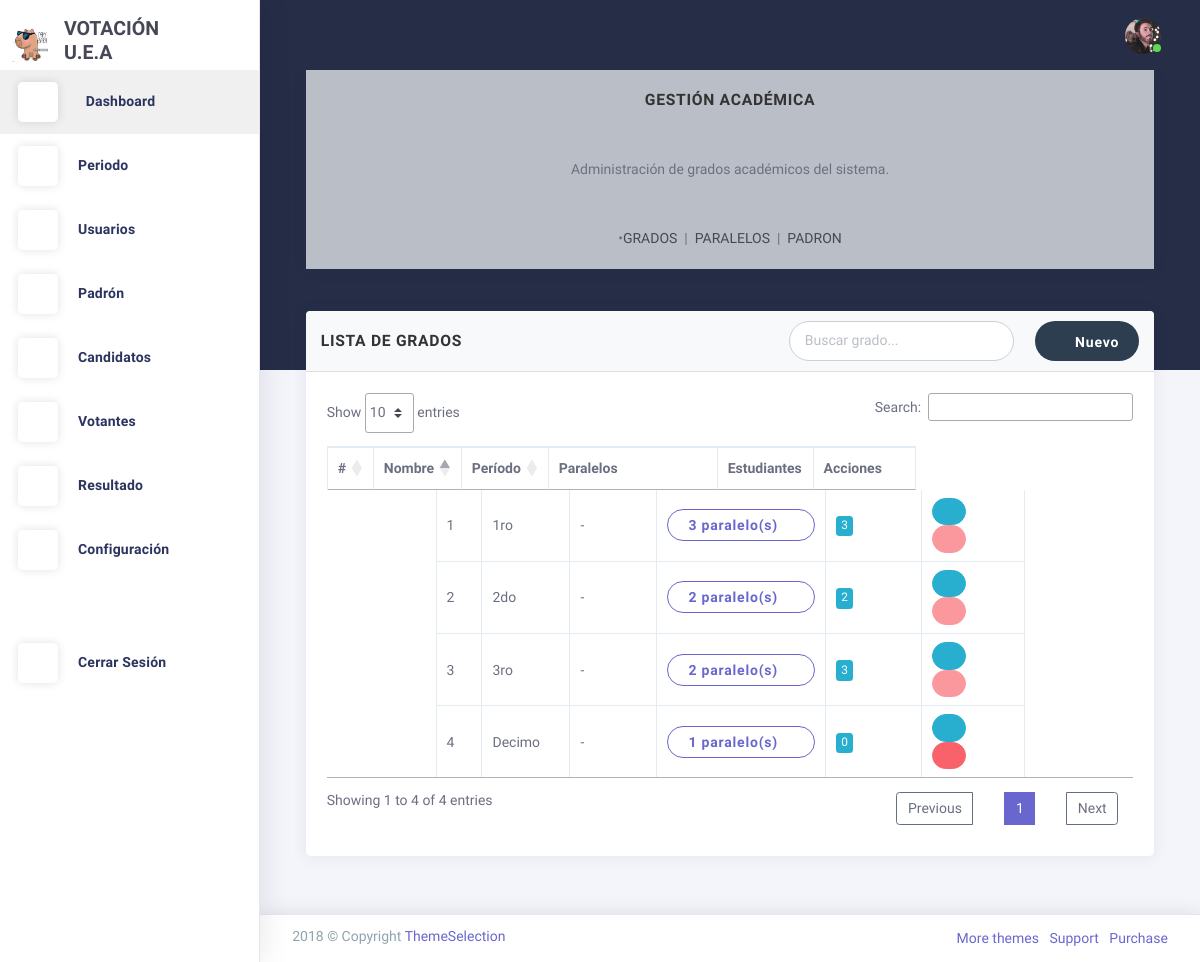
Page /grados/ on the earlier database version.
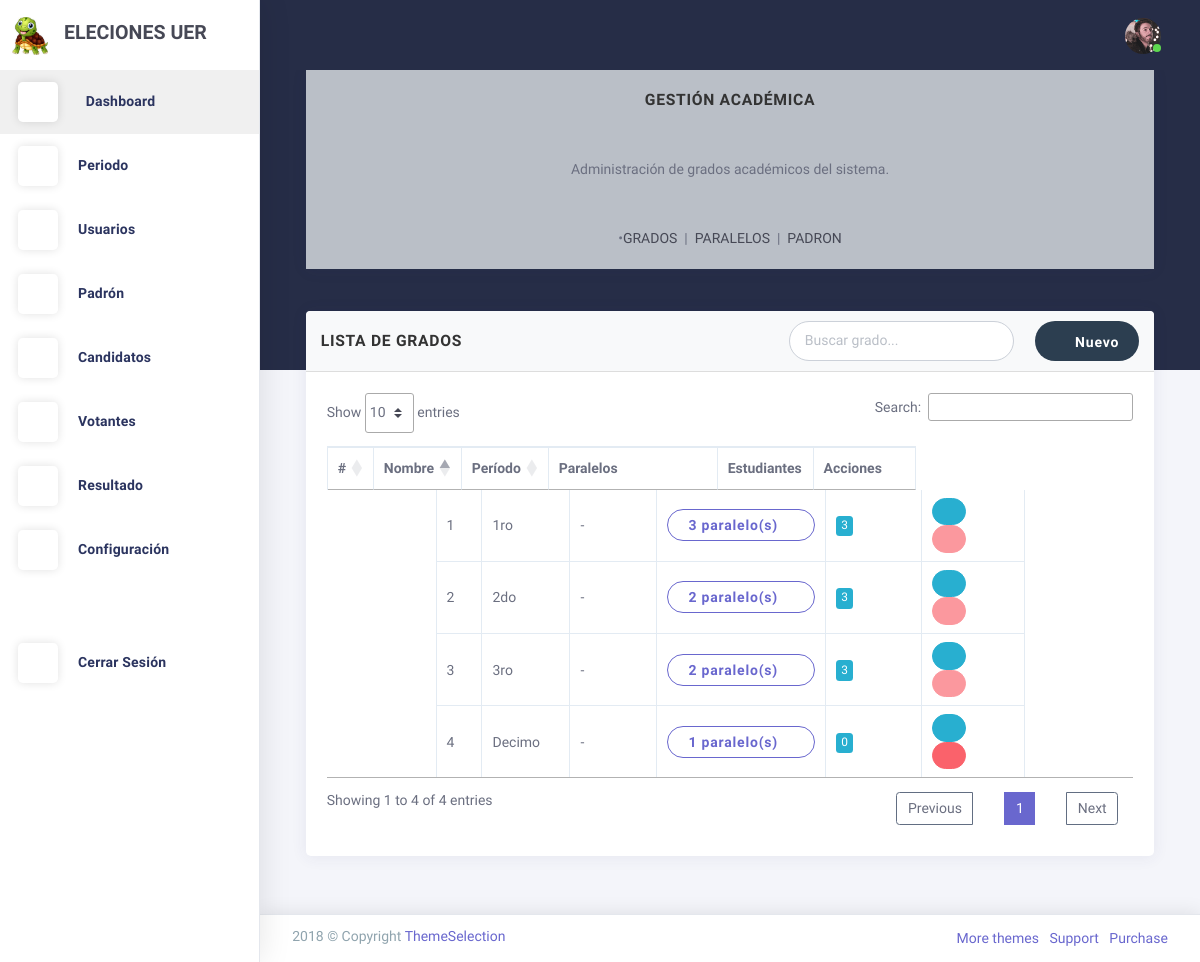
Same page on the later database version.
### Aplicaciones/configuracion/models.py (models this page shows, shortened)
class LogoConfig(models.Model):
    logo_1 = models.ImageField(upload_to='logos/')
    logo_2 = models.ImageField(upload_to='logos/')
    iniciales = models.CharField(max_length=10)

### Aplicaciones/padron/models.py (models this page shows, shortened)
class Grado(models.Model):
    nombre = models.CharField(max_length=50)
    periodo = models.ForeignKey(
        Periodo,
        on_delete=models.SET_NULL,
        null=True,
        blank=True,
        related_name='grados',
        verbose_name="Período académico"
    )
    class Meta:
        unique_together = ('nombre', 'periodo')
        ordering = ['nombre']
        verbose_name = "Grado"
        verbose_name_plural = "Grados"

### Aplicaciones/padron/views.py (the view)
# urls.py: path('grados/', GradoListView.as_view(), name='listar_grados'),
class GradoListView(ListView):
    model = Grado
    template_name = 'grados/agregarGrado.html'
    context_object_name = 'grados'
    paginate_by = 10
    def get_queryset(self):
        return Grado.objects.select_related('periodo').prefetch_related('paralelos').order_by('nombre')
    def get_context_data(self, **kwargs):
        context = super().get_context_data(**kwargs)
        context['periodo_actual'] = Periodo.objects.order_by('-fecha_inicio').first()
        return context

### Aplicaciones/configuracion/context_processors.py (called while the page is built)
def logo_config(request):
    return {'logo_config': LogoConfig.objects.first()}

### Aplicaciones/padron/templates/grados/agregarGrado.html (shortened to what the changed rows need)
{% extends 'plantilla.html' %}
{% block contenido %}
<section id="listar-grados" class="row match-height">
  <div class="col-sm-12">
    <div class="card">
      <div class="card-content">
        <div class="card-body">
          <div class="table-responsive">
            <table class="table table-bordered" id="tablaGrados">
              <thead>
                <tr>
                  <th>#</th>
                  <th>Nombre</th>
                  <th>Período</th>
                  <th>Paralelos</th>
                  <th>Estudiantes</th>
                  <th>Acciones</th>
                </tr>
              </thead>
              <tbody>
                {% for grado in grados %}
                  <tr>
                    <td>{{ forloop.counter }}</td>
                    <td>{{ grado.nombre }}</td>
                    <td>{{ grado.periodo.nombre|default:"-" }}</td>
                    <td>
                      {% if grado.paralelos.count > 0 %}
                        <div class="dropdown">
                          <button class="btn btn-sm btn-outline-primary dropdown-toggle" type="button" data-toggle="dropdown">
                            {{ grado.paralelos.count }} paralelo(s)
                          </button>
                        </div>
                      {% else %}
                        <span class="badge badge-warning">Sin paralelos</span>
                      {% endif %}
                    </td>
                    <td>
                      <span class="badge badge-info">{{ grado.padronelectoral_set.count }}</span>
                    </td>
                    <td class="action-buttons">
                      <button type="button" class="btn btn-info btn-sm" data-toggle="modal" data-target="#editarGradoModal{{ grado.id }}">
                        <i class="la la-edit"></i>
                      </button>
                      {% if grado.padronelectoral_set.count == 0 %}
                        <button type="button" class="btn btn-danger btn-sm" data-toggle="modal" data-target="#eliminarGradoModal{{ grado.id }}">
                          <i class="la la-trash"></i>
                        </button>
                      {% else %}
                        <button type="button" class="btn btn-danger btn-sm" disabled title="No se puede eliminar (tiene estudiantes)">
                          <i class="la la-trash"></i>
                        </button>
                      {% endif %}
                    </td>
                  </tr>
                {% endfor %}
              </tbody>
            </table>
          </div>
        </div>
      </div>
    </div>
  </div>
</section>
{% endblock %}

### Aplicaciones/administracion/templates/plantilla.html (shortened to what the changed rows need)
{% load static %}
<!DOCTYPE html>
<html class="loading" lang="en" data-textdirection="ltr">
  <head>
    <link href="https://maxcdn.icons8.com/fonts/line-awesome/1.1/css/line-awesome.min.css" rel="stylesheet">
    <link rel="stylesheet" type="text/css" href="{% static 'plantillas/theme-assets/css/vendors.css' %}">
    <link rel="stylesheet" type="text/css" href="{% static 'plantillas/theme-assets/vendors/css/charts/chartist.css' %}">
    <link rel="stylesheet" type="text/css" href="{% static 'plantillas/theme-assets/css/app-lite.css' %}">
    <link rel="stylesheet" type="text/css" href="{% static 'plantillas/theme-assets/css/core/menu/menu-types/vertical-menu.css' %}">
    <link rel="stylesheet" type="text/css" href="{% static 'plantillas/theme-assets/css/core/colors/palette-gradient.css' %}">
    <link rel="stylesheet" type="text/css" href="{% static 'plantillas/theme-assets/css/pages/dashboard-ecommerce.css' %}">
    <link rel="stylesheet" href="https://cdnjs.cloudflare.com/ajax/libs/font-awesome/6.5.2/css/all.min.css">
    <link rel="stylesheet" href="{% static 'css/style.css' %}">
    <link href="https://cdn.jsdelivr.net/npm/bootstrap-fileinput@5.5.0/css/fileinput.min.css" rel="stylesheet">
    <link rel="stylesheet" href="https://cdn.jsdelivr.net/npm/izitoast@1.4.0/dist/css/iziToast.min.css">
    <link rel="stylesheet" href="https://cdn.datatables.net/1.11.5/css/jquery.dataTables.min.css">
    <link rel="stylesheet" href="https://cdn.datatables.net/1.11.5/css/dataTables.bootstrap4.min.css">
    <link rel="stylesheet" href="https://cdn.datatables.net/buttons/2.2.2/css/buttons.dataTables.min.css">
    <link rel="stylesheet" href="https://cdn.datatables.net/buttons/2.2.2/css/buttons.bootstrap4.min.css">
  </head>
  <body class="vertical-layout vertical-menu 2-columns menu-expanded fixed-navbar" data-open="click" data-menu="vertical-menu" data-color="bg-chartbg" data-col="2-columns">
    <div class="main-menu menu-fixed menu-light menu-accordion menu-shadow" data-scroll-to-active="true" alt="LOGO MENU"
         data-img="{% if logo_config and logo_config.logo_2 %}{{ logo_config.logo_2.url }}{% else %}{% static 'images/logo1.png' %}{% endif %}">
      <div class="navbar-header">
        <ul class="nav navbar-nav flex-row">
          <li class="nav-item mr-auto">
            <a class="navbar-brand" href="index.html">
              <img class="brand-logo" alt="LOGO FONDO"
                   src="{% if logo_config and logo_config.logo_1 %}{{ logo_config.logo_1.url }}{% else %}{% static 'images/logo1.png' %}{% endif %}"/>
              <h3 class="brand-text">
                {{ logo_config.iniciales|default:" " }}
              </h3>
            </a>
          </li>
        </ul>
      </div>
    </div>
    <div class="app-content content">
      <div class="content-wrapper">
        <div class="content-body">
          <div class="container">
            {% block contenido %}{% endblock %}
          </div>
        </div>
      </div>
    </div>
</body>
</html>

Differences in the rows shown:
changed LogoConfig: logo_1: a different picture; iniciales "VOTACIÓN U.E.A" → "ELECIONES UER"
computed for Grado "2do": padronelectoral_set.count "2" → "3"
